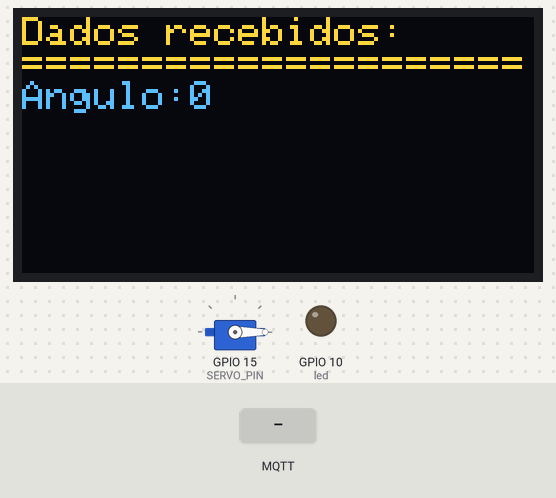
A sketch run on a simulated ESP32-S3. On the bench: 128×64 one-colour display, servo, output pins drawn as LEDs (lit = HIGH). The inputs (shaded band) are chosen by the test bench. The OLED is the two-colour kind (top 16 rows yellow); WiFi joins after 1.5 s; servers stay silent unless stated; random numbers use the default seed unless the sketch sets one; no MQTT or app messages arrive unless stated; what the sketch prints to the serial monitor is not drawn.

Above: at 10.9 s.
11.0 s: MQTT message "1" arrives on the first subscribed topic
At 12.3 s:
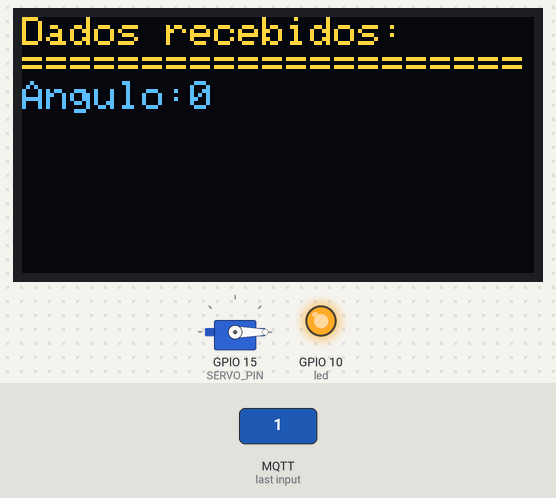
Timing chart, 0 to 14.0 s (numbered marks = the images above; inputs shaded):
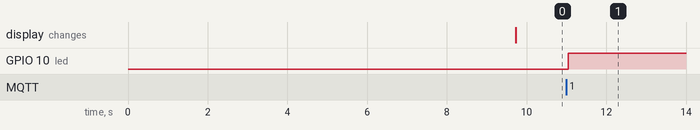

The sketch:

AT02_Receber.ino
```cpp
#include <WiFi.h>
#include <PubSubClient.h>
#include <ArduinoJson.h>
#include <Adafruit_SSD1306.h>
#include <Adafruit_GFX.h>
#include <ESP32Servo.h>

#define SCREEN_WIDTH 128  //Largura da tela em pixels
#define SCREEN_HEIGHT 64  //Altura da tela em pixels

#define I2C_SCK 6
#define I2C_SDA 5

Adafruit_SSD1306 tela(SCREEN_WIDTH, SCREEN_HEIGHT, &Wire, -1);

const String SSID = "Vi@@";
const String PSW = "angel0Vini";

const String brokerURL = "test.mosquitto.org"; //URL do broker    (servidor)
const int porta = 1883;                        //Porta do broker  (servidor)

const String topic_1 = "Carrinho/Cheios/1";

//Carrinho/Cheios/1

JsonDocument doc;

#define SERVO_PIN 15

Servo servo;

const int led = 10;

WiFiClient espClient;                 //Criando Cliente WiFi
PubSubClient mqttClient(espClient);   //Criando Cliente MQTT

void conexaoWifi();
void conexaoBroker();
void reconexaoWifi();
void reconexaoBroker();
void mandarMensagem();

void setup() {
  Wire.begin(I2C_SDA, I2C_SCK);  //Inicia comunicação I2C
  tela.begin(SSD1306_SWITCHCAPVCC, 0x3C);
  tela.clearDisplay();
  tela.setTextSize(1);
  tela.setTextColor(SSD1306_WHITE);
  tela.display();
  Serial.begin(115200);
  conexaoWifi();
  conexaoBroker();
  pinMode(led, OUTPUT);
  servo.attach(SERVO_PIN);
  delay(1000);
  tela.clearDisplay();
  tela.setCursor(0,0);
  tela.println("Dados recebidos:");
  tela.println("=====================");
  tela.print("Angulo:");
  servo.write(0);
  tela.print(servo.read());
  tela.display();
}

void loop() {
  mqttClient.loop();
  reconexaoWifi();
  reconexaoBroker();
}

void conexaoWifi(){
  Serial.println("Iniciando conexão com rede WiFi");
  while(WiFi.status() != WL_CONNECTED){
    WiFi.begin(SSID, PSW);
    Serial.print(".");
    delay(400);
    Serial.print(".");
    delay(400);
    Serial.println(".");
    delay(5000);
  }
  Serial.println("Rede de Wi-Fi conectada");
}

void reconexaoWifi(){
  if(WiFi.status() != WL_CONNECTED){
    Serial.println("Conexão de rede perdida!!!");
    conexaoWifi();
  }
}

void conexaoBroker(){
  Serial.println("Conectando ao broker...");
  mqttClient.setServer(brokerURL.c_str(), porta);
  String userId = "ESP_BRUNO";
  userId += String(random(0xffff), HEX);
  while(!mqttClient.connected()){
    mqttClient.connect(userId.c_str());
    Serial.print(".");
    delay(400);
    Serial.print(".");
    delay(400);
    Serial.println(".");
    delay(2000);
  }
  mqttClient.subscribe(topic_1.c_str());
  mqttClient.setCallback(callback);
  Serial.println("Conectado com sucesso!");
}

void callback(char* topic_1, byte* payload, unsigned long length){
  int angle = 0;
  String resposta = "";
  for(int i = 0;  i < length; i++){
    resposta += (char) payload[i];
  }

  DeserializationError error = deserializeJson(doc, resposta);

  if(!error){
    angle = doc["angulo"];
    tela.clearDisplay();
    tela.setCursor(0,0);
    tela.println("Dados recebidos:");
    tela.println("=====================");
    tela.print("Angulo:");
    tela.print(angle);
    tela.display();

    unsigned long servoTime = millis();
    unsigned long ledTime = servoTime;

    int angulo = servo.read();
    Serial.println(angulo);
    if(angulo <= angle){
      while(angulo <= angle){
        unsigned long atual = millis();
        if(atual > servoTime + 15){
          servoTime = atual;
          servo.write(angulo);
          angulo = angulo + 1;
        }
        if(atual > ledTime + 300){
          digitalWrite(led,!digitalRead(led));
          ledTime = atual;
        }
      }
      digitalWrite(led, HIGH);
    }
    else if(angulo >= angle){
      while(angulo >= angle){
        unsigned long atual = millis();
        if(atual > servoTime + 15){
          servoTime = atual;
          servo.write(angulo);
          angulo = angulo - 1;
        }
        if(atual > ledTime + 300){
          digitalWrite(led,!digitalRead(led));
          ledTime = atual;
        }
      }
      digitalWrite(led, HIGH);
    }
  }
}

void reconexaoBroker(){
  if(!mqttClient.connected()){
      Serial.println("Conexão com o broker perdida!!!");
      conexaoBroker();
    }
}
```

Measured:
- after the input at 11.0 s, GPIO 10 (led): LOW → HIGH at once
